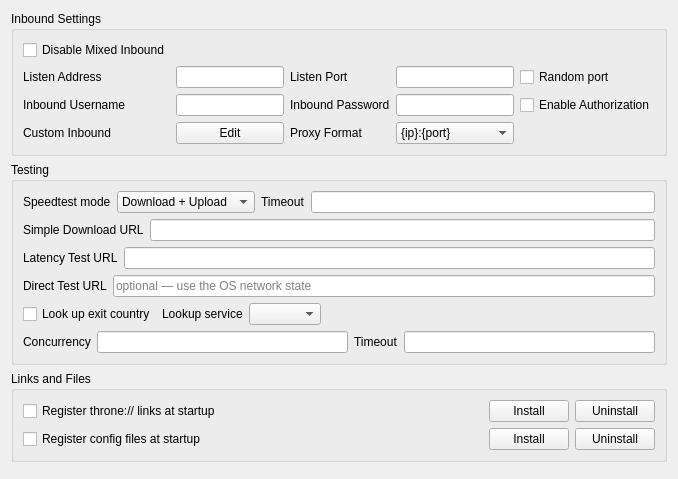
     <widget class="QWidget" name="tab_1">
      <attribute name="title">
       <string>Common</string>
      </attribute>
      <layout class="QVBoxLayout" name="verticalLayout_2">
       <item>
        <widget class="QGroupBox" name="groupBox_5">
         <property name="sizePolicy">
          <sizepolicy hsizetype="Preferred" vsizetype="Preferred">
           <horstretch>0</horstretch>
           <verstretch>0</verstretch>
          </sizepolicy>
         </property>
         <property name="title">
          <string>Inbound Settings</string>
         </property>
         <layout class="QGridLayout" name="gridLayout_9">
          <item row="2" column="5">
           <widget class="QCheckBox" name="inbound_auth">
            <property name="uiLevel" stdset="0">
             <string notr="true">advanced</string>
            </property>
            <property name="text">
             <string>Enable Authorization</string>
            </property>
           </widget>
          </item>
          <item row="1" column="4">
           <widget class="QLineEdit" name="inbound_socks_port">
            <property name="sizePolicy">
             <sizepolicy hsizetype="Preferred" vsizetype="Fixed">
              <horstretch>0</horstretch>
              <verstretch>0</verstretch>
             </sizepolicy>
            </property>
           </widget>
          </item>
          <item row="4" column="1">
           <widget class="QLabel" name="label_11">
            <property name="uiLevel" stdset="0">
             <string notr="true">advanced</string>
            </property>
            <property name="text">
             <string>Custom Inbound</string>
            </property>
           </widget>
          </item>
          <item row="4" column="2">
           <widget class="QPushButton" name="custom_inbound_edit">
            <property name="uiLevel" stdset="0">
             <string notr="true">advanced</string>
            </property>
            <property name="text">
             <string>Edit</string>
            </property>
           </widget>
          </item>
          <item row="2" column="1">
           <widget class="QLabel" name="inbound_user_l">
            <property name="uiLevel" stdset="0">
             <string notr="true">advanced</string>
            </property>
            <property name="text">
             <string>Inbound Username</string>
            </property>
           </widget>
          </item>
          <item row="0" column="1">
           <widget class="QCheckBox" name="disable_mixed_inbound">
            <property name="uiLevel" stdset="0">
             <string notr="true">advanced</string>
            </property>
            <property name="text">
             <string>Disable Mixed Inbound</string>
            </property>
           </widget>
          </item>
          <item row="2" column="4">
           <widget class="QLineEdit" name="inbound_pass">
            <property name="uiLevel" stdset="0">
             <string notr="true">advanced</string>
            </property>
           </widget>
          </item>
          <item row="2" column="2">
           <widget class="QLineEdit" name="inbound_user">
            <property name="uiLevel" stdset="0">
             <string notr="true">advanced</string>
            </property>
           </widget>
          </item>
          <item row="1" column="5">
           <widget class="QCheckBox" name="random_listen_port">
            <property name="uiLevel" stdset="0">
             <string notr="true">advanced</string>
            </property>
            <property name="toolTip">
             <string>&lt;html&gt;&lt;head/&gt;&lt;body&gt;&lt;p&gt;Selects a random available port on every run&lt;/p&gt;&lt;/body&gt;&lt;/html&gt;</string>
            </property>
            <property name="text">
             <string>Random port</string>
            </property>
           </widget>
          </item>
          <item row="1" column="3">
           <widget class="QLabel" name="inbound_socks_port_l">
            <property name="toolTip">
             <string>&lt;html&gt;&lt;head/&gt;&lt;body&gt;&lt;p&gt;Socks
                                                                + HTTP Proxy&lt;/p&gt;&lt;/body&gt;&lt;/html&gt;
                                                            </string>
            </property>
            <property name="text">
             <string>Listen Port</string>
            </property>
           </widget>
          </item>
          <item row="1" column="1">
           <widget class="QLabel" name="label">
            <property name="uiLevel" stdset="0">
             <string notr="true">advanced</string>
            </property>
            <property name="text">
             <string>Listen Address</string>
            </property>
           </widget>
          </item>
          <item row="2" column="3">
           <widget class="QLabel" name="inbound_pass_l">
            <property name="uiLevel" stdset="0">
             <string notr="true">advanced</string>
            </property>
            <property name="text">
             <string>Inbound Password</string>
            </property>
           </widget>
          </item>
          <item row="4" column="4">
           <widget class="QComboBox" name="proxy_scheme">
            <property name="uiLevel" stdset="0">
             <string notr="true">advanced</string>
            </property>
            <item>
             <property name="text">
              <string notr="true">{ip}:{port}</string>
             </property>
            </item>
            <item>
             <property name="text">
              <string notr="true">http://{ip}:{port}</string>
             </property>
            </item>
            <item>
             <property name="text">
              <string notr="true">socks={ip}:{port}</string>
             </property>
            </item>
           </widget>
          </item>
          <item row="4" column="3">
           <widget class="QLabel" name="proxy_scheme_l">
            <property name="uiLevel" stdset="0">
             <string notr="true">advanced</string>
            </property>
            <property name="text">
             <string>Proxy Format</string>
            </property>
           </widget>
          </item>
          <item row="1" column="2">
           <widget class="QLineEdit" name="inbound_address">
            <property name="uiLevel" stdset="0">
             <string notr="true">advanced</string>
            </property>
           </widget>
          </item>
         </layout>
        </widget>
       </item>
       <item>
        <widget class="QGroupBox" name="groupBox_testing">
         <property name="title">
          <string>Testing</string>
         </property>
         <layout class="QVBoxLayout" name="verticalLayout_8">
          <item>
           <layout class="QHBoxLayout" name="horizontalLayout_10">
            <item>
             <widget class="QLabel" name="label_12">
              <property name="uiLevel" stdset="0">
               <string notr="true">advanced</string>
              </property>
              <property name="text">
               <string>Speedtest mode</string>
              </property>
             </widget>
            </item>
            <item>
             <widget class="QComboBox" name="speedtest_mode">
              <property name="uiLevel" stdset="0">
               <string notr="true">advanced</string>
              </property>
              <item>
               <property name="text">
                <string>Download + Upload</string>
               </property>
              </item>
              <item>
               <property name="text">
                <string>Only Download</string>
               </property>
              </item>
              <item>
               <property name="text">
                <string>Only Upload</string>
               </property>
              </item>
              <item>
               <property name="text">
                <string>Simple Download</string>
               </property>
              </item>
              <item>
               <property name="text">
                <string>Only Country</string>
               </property>
              </item>
             </widget>
            </item>
            <item>
             <widget class="QLabel" name="label_19">
              <property name="uiLevel" stdset="0">
               <string notr="true">advanced</string>
              </property>
              <property name="toolTip">
               <string>&lt;html&gt;&lt;head/&gt;&lt;body&gt;&lt;p&gt;timeout in milliseconds&lt;br/&gt;applies to all tests individually&lt;/p&gt;&lt;/body&gt;&lt;/html&gt;</string>
              </property>
              <property name="text">
               <string>Timeout</string>
              </property>
             </widget>
            </item>
            <item>
             <widget class="QLineEdit" name="test_timeout">
              <property name="uiLevel" stdset="0">
               <string notr="true">advanced</string>
              </property>
             </widget>
            </item>
           </layout>
          </item>
          <item>
           <layout class="QHBoxLayout" name="horizontalLayout_9">
            <item>
             <widget class="QLabel" name="label_16">
              <property name="uiLevel" stdset="0">
               <string notr="true">advanced</string>
              </property>
              <property name="text">
               <string>Simple Download URL</string>
              </property>
             </widget>
            </item>
            <item>
             <widget class="QLineEdit" name="simple_down_url">
              <property name="uiLevel" stdset="0">
               <string notr="true">advanced</string>
              </property>
             </widget>
            </item>
           </layout>
          </item>
          <item>
           <layout class="QHBoxLayout" name="horizontalLayout_6">
            <item>
             <widget class="QLabel" name="label_13">
              <property name="text">
               <string>Latency Test URL</string>
              </property>
             </widget>
            </item>
            <item>
             <widget class="QLineEdit" name="test_latency_url"/>
            </item>
           </layout>
          </item>
          <item>
           <layout class="QHBoxLayout" name="horizontalLayout_direct_test">
            <item>
             <widget class="QLabel" name="label_direct_test_url">
              <property name="uiLevel" stdset="0">
               <string notr="true">advanced</string>
              </property>
              <property name="toolTip">
               <string>&lt;html&gt;&lt;head/&gt;&lt;body&gt;&lt;p&gt;Fetched &lt;span style=&quot; font-weight:600;&quot;&gt;without&lt;/span&gt; any proxy, so features that must tell a dead internet connection apart from dead servers — such as the auto selector — can check the connection itself, and notice the moment it comes back.&lt;/p&gt;&lt;p&gt;Only put a URL here that is reachable &lt;span style=&quot; font-weight:600;&quot;&gt;directly&lt;/span&gt; on your network. Leave it empty to rely on the operating system's network state instead.&lt;/p&gt;&lt;/body&gt;&lt;/html&gt;</string>
              </property>
              <property name="text">
               <string>Direct Test URL</string>
              </property>
             </widget>
            </item>
            <item>
             <widget class="QLineEdit" name="direct_test_url">
              <property name="uiLevel" stdset="0">
               <string notr="true">advanced</string>
              </property>
              <property name="placeholderText">
               <string>optional — use the OS network state</string>
              </property>
             </widget>
            </item>
           </layout>
          </item>
          <item>
           <layout class="QHBoxLayout" name="horizontalLayout_exit_lookup">
            <item>
             <widget class="QCheckBox" name="exit_country_lookup">
              <property name="toolTip">
               <string>&lt;html&gt;&lt;head/&gt;&lt;body&gt;&lt;p&gt;After connecting, Throne asks an IP lookup service — through the proxy — which IP and country the connection exits from.&lt;/p&gt;&lt;p&gt;Turn this off to never contact such a service automatically.&lt;/p&gt;&lt;/body&gt;&lt;/html&gt;</string>
              </property>
              <property name="text">
               <string>Look up exit country</string>
              </property>
             </widget>
            </item>
            <item>
             <widget class="QLabel" name="label_exit_lookup_provider">
              <property name="uiLevel" stdset="0">
               <string notr="true">advanced</string>
              </property>
              <property name="text">
               <string>Lookup service</string>
              </property>
              <property name="buddy">
               <cstring>exit_lookup_provider</cstring>
              </property>
             </widget>
            </item>
            <item>
             <widget class="QComboBox" name="exit_lookup_provider">
              <property name="uiLevel" stdset="0">
               <string notr="true">advanced</string>
              </property>
             </widget>
            </item>
            <item>
             <spacer name="horizontalSpacer_exit_lookup">
              <property name="orientation">
               <enum>Qt::Orientation::Horizontal</enum>
              </property>
              <property name="sizeHint" stdset="0">
               <size>
                <width>40</width>
                <height>20</height>
               </size>
              </property>
             </spacer>
            </item>
           </layout>
          </item>
          <item>
           <layout class="QHBoxLayout" name="horizontalLayout_11">
            <item>
             <widget class="QLabel" name="label_14">
              <property name="uiLevel" stdset="0">
               <string notr="true">advanced</string>
              </property>
              <property name="text">
               <string>Concurrency</string>
              </property>
             </widget>
            </item>
            <item>
             <widget class="QLineEdit" name="test_concurrent">
              <property name="uiLevel" stdset="0">
               <string notr="true">advanced</string>
              </property>
             </widget>
            </item>
            <item>
             <widget class="QLabel" name="label_22">
              <property name="uiLevel" stdset="0">
               <string notr="true">advanced</string>
              </property>
              <property name="toolTip">
               <string>&lt;html&gt;&lt;head/&gt;&lt;body&gt;&lt;p&gt;Timeout for URLtest in ms&lt;br/&gt;Note that muxed connections take a much longer time for their initial request, and setting this value too low will cause the test to falsely report that the config is not working&lt;/p&gt;&lt;/body&gt;&lt;/html&gt;</string>
              </property>
              <property name="text">
               <string>Timeout</string>
              </property>
             </widget>
            </item>
            <item>
             <widget class="QLineEdit" name="url_timeout">
              <property name="uiLevel" stdset="0">
               <string notr="true">advanced</string>
              </property>
             </widget>
            </item>
           </layout>
          </item>
         </layout>
        </widget>
       </item>
       <item>
        <widget class="QGroupBox" name="url_scheme_box">
         <property name="uiLevel" stdset="0">
          <string notr="true">advanced</string>
         </property>
         <property name="title">
          <string>Links and Files</string>
         </property>
         <layout class="QGridLayout" name="gridLayout_url_scheme">
          <item row="0" column="0">
           <widget class="QCheckBox" name="url_scheme_auto_register">
            <property name="toolTip">
             <string>&lt;html&gt;&lt;head/&gt;&lt;body&gt;&lt;p&gt;Registers Throne as the handler for throne:// links, re-applying the registration whenever the install is moved.&lt;/p&gt;&lt;p&gt;Turning this off does not undo an existing registration: use Uninstall for that.&lt;/p&gt;&lt;/body&gt;&lt;/html&gt;</string>
            </property>
            <property name="text">
             <string>Register throne:// links at startup</string>
            </property>
           </widget>
          </item>
          <item row="0" column="1">
           <spacer name="horizontalSpacer_url_scheme">
            <property name="orientation">
             <enum>Qt::Orientation::Horizontal</enum>
            </property>
            <property name="sizeHint" stdset="0">
             <size>
              <width>40</width>
              <height>20</height>
             </size>
            </property>
           </spacer>
          </item>
          <item row="0" column="2">
           <widget class="QLabel" name="url_scheme_status">
            <property name="text">
             <string notr="true"/>
            </property>
           </widget>
          </item>
          <item row="0" column="3">
           <widget class="QPushButton" name="url_scheme_install">
            <property name="toolTip">
             <string>&lt;html&gt;&lt;head/&gt;&lt;body&gt;&lt;p&gt;Registers the handler now, without waiting for the next start.&lt;/p&gt;&lt;/body&gt;&lt;/html&gt;</string>
            </property>
            <property name="text">
             <string>Install</string>
            </property>
           </widget>
          </item>
          <item row="0" column="4">
           <widget class="QPushButton" name="url_scheme_uninstall">
            <property name="toolTip">
             <string>&lt;html&gt;&lt;head/&gt;&lt;body&gt;&lt;p&gt;Removes the throne:// handler Throne wrote. Entries owned by other applications are left alone.&lt;/p&gt;&lt;/body&gt;&lt;/html&gt;</string>
            </property>
            <property name="text">
             <string>Uninstall</string>
            </property>
           </widget>
          </item>
          <item row="1" column="0">
           <widget class="QCheckBox" name="file_assoc_auto_register">
            <property name="toolTip">
             <string>&lt;html&gt;&lt;head/&gt;&lt;body&gt;&lt;p&gt;Adds Throne to the &quot;Open with&quot; list for config files such as JSON and YAML, re-applying the registration whenever the install is moved.&lt;/p&gt;&lt;p&gt;Turning this off does not undo an existing registration: use Uninstall for that.&lt;/p&gt;&lt;/body&gt;&lt;/html&gt;</string>
            </property>
            <property name="text">
             <string>Register config files at startup</string>
            </property>
           </widget>
          </item>
          <item row="1" column="2">
           <widget class="QLabel" name="file_assoc_status">
            <property name="text">
             <string notr="true"/>
            </property>
           </widget>
          </item>
          <item row="1" column="3">
           <widget class="QPushButton" name="file_assoc_install">
            <property name="toolTip">
             <string>&lt;html&gt;&lt;head/&gt;&lt;body&gt;&lt;p&gt;Registers the associations now, without waiting for the next start.&lt;/p&gt;&lt;/body&gt;&lt;/html&gt;</string>
            </property>
            <property name="text">
             <string>Install</string>
            </property>
           </widget>
          </item>
          <item row="1" column="4">
           <widget class="QPushButton" name="file_assoc_uninstall">
            <property name="toolTip">
             <string>&lt;html&gt;&lt;head/&gt;&lt;body&gt;&lt;p&gt;Removes every config file association Throne wrote, including those added by older versions. Associations owned by other applications are left alone.&lt;/p&gt;&lt;/body&gt;&lt;/html&gt;</string>
            </property>
            <property name="text">
             <string>Uninstall</string>
            </property>
           </widget>
          </item>
         </layout>
        </widget>
       </item>
       <item>
        <widget class="QWidget" name="horizontalWidget_1" native="true">
         <property name="sizePolicy">
          <sizepolicy hsizetype="Preferred" vsizetype="Maximum">
           <horstretch>0</horstretch>
           <verstretch>0</verstretch>
          </sizepolicy>
         </property>
         <layout class="QHBoxLayout" name="horizontalLayout_2">
          <property name="leftMargin">
           <number>0</number>
          </property>
          <property name="topMargin">
           <number>0</number>
          </property>
          <property name="rightMargin">
           <number>0</number>
          </property>
          <property name="bottomMargin">
           <number>0</number>
          </property>
         </layout>
        </widget>
       </item>
       <item>
        <spacer name="verticalSpacer_common">
         <property name="orientation">
          <enum>Qt::Orientation::Vertical</enum>
         </property>
         <property name="sizeHint" stdset="0">
          <size>
           <width>20</width>
           <height>0</height>
          </size>
         </property>
        </spacer>
       </item>
      </layout>
     </widget>
